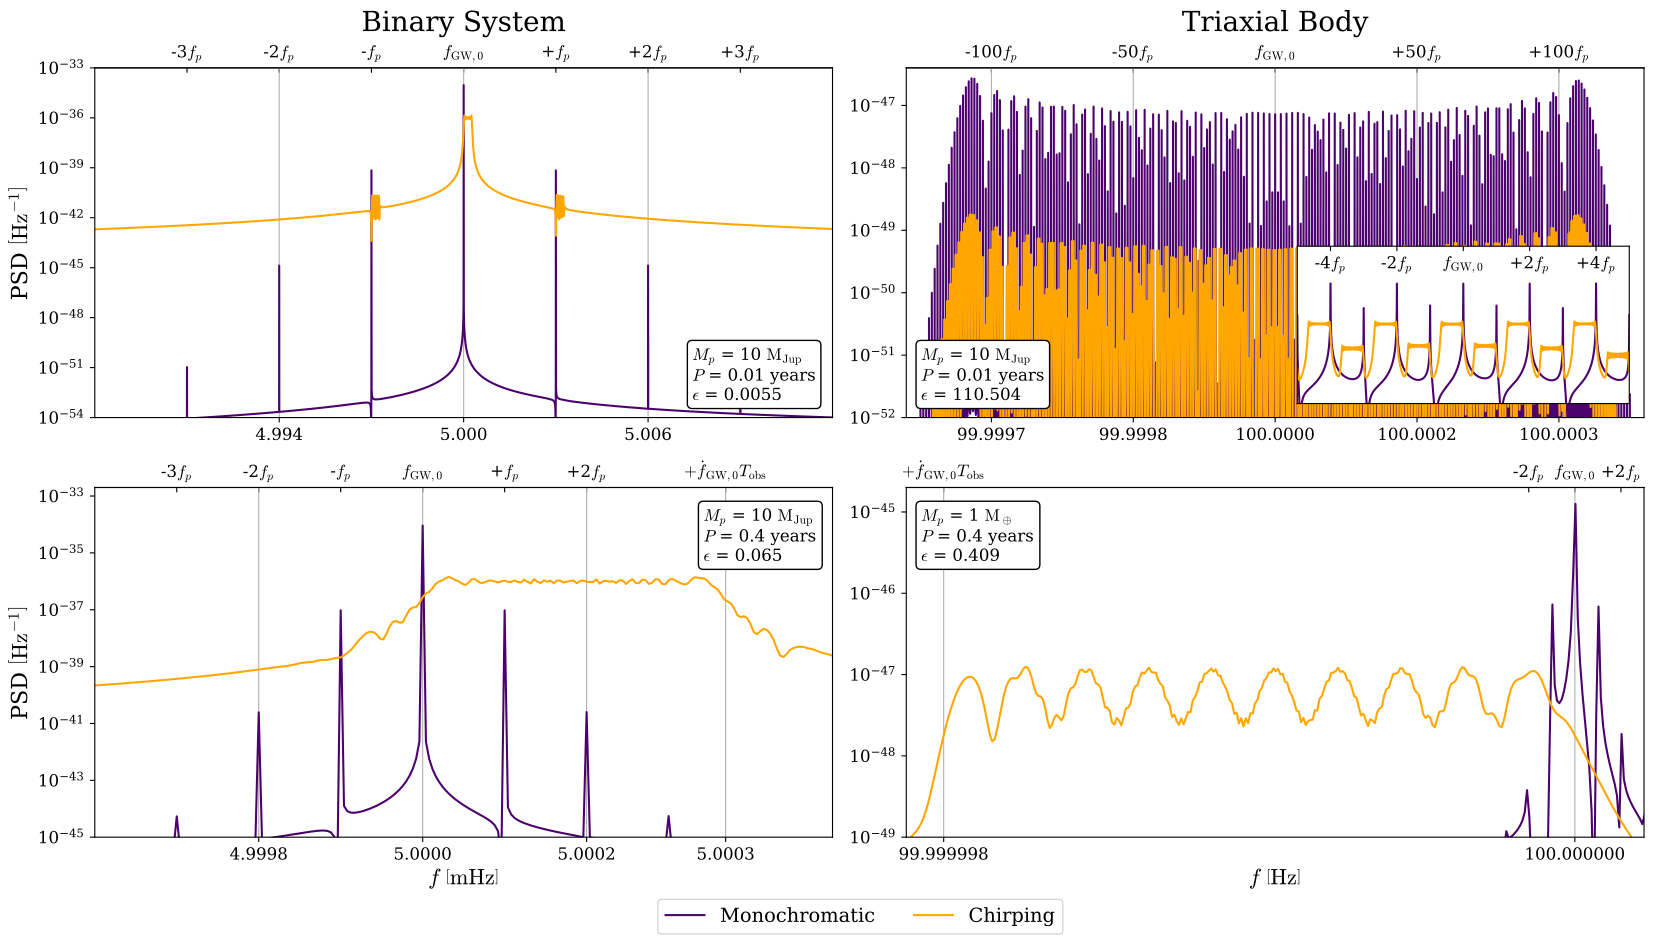

Recreate this plot in Python.
#!/usr/bin/env python3
# -*- coding: utf-8 -*-
"""
Created on Thu Aug 14 09:46:15 2025

@author: cdmcgrat
"""




import numpy as np
from astropy import constants as const, units as u
import matplotlib.pyplot as plt
from matplotlib.ticker import FormatStrFormatter


import sys
sys.path.append('../')
from functions import *



def tick_label_writer(nlist):
    labellist = []
    for n in nlist:
        if n < 0:
            if n == -1:
                labellist += [r'-$f_p$']
            else:
                labellist += [r'{0}$f_p$'.format(n)]
        if n == 0:
            labellist += [r'$f_\mathrm{GW,0}$']
        if n > 0:
            if n == 1:
                labellist += [r'+$f_p$']
            else:
                labellist += [r'+{0}$f_p$'.format(n)]
    return labellist




# -------------------------------------------------------
# Constant across all simulations 
M1   = 0.7*const.M_sun.value    # White dwarf mass 1
M2   = 0.7*const.M_sun.value    # White dwarf mass 2
Msys = M1 + M2                  # Binary system mass

Iz   = 1e38                     # mass quadrupole [m^2 kg]
ep   = 1e-6                     # ellipticity
Mtri = 1.4 * const.M_sun.value  # Neutron star mass


inc    = np.pi/2                # Exoplanet inclination
R      = 2*u.kpc.to(u.m)        # source distance
iota   = 0
psi    = 0
phi0   = 0
phi0_p = 0

norm = "backward"
# -------------------------------------------------------






plt.rcParams['font.family']      = 'serif'
plt.rcParams['font.serif']       = ['DejaVu Serif']
plt.rcParams['mathtext.fontset'] = 'cm'  # <--- default: dejavusans
plt.rcParams['xtick.labelsize']  = 12
plt.rcParams['ytick.labelsize']  = 12



fig, ax = plt.subplot_mosaic([['tl','tr'],['bl','br']], figsize=(20,10))
plt.subplots_adjust(wspace=0.1)

ax['tl'].set_ylabel(r'PSD $\left[\mathrm{Hz}^{-1}\right]$', fontsize=16), ax['bl'].set_ylabel(r'PSD $\left[\mathrm{Hz}^{-1}\right]$', fontsize=16)
ax['bl'].set_xlabel(r'$f \ \left[\mathrm{mHz}\right]$',     fontsize=16), ax['br'].set_xlabel(r'$f \ \left[\mathrm{Hz}\right]$',      fontsize=16)


ax['tl'].set_title('Binary System', fontsize=20, pad=10), ax['tr'].set_title('Triaxial Body', fontsize=20, pad=10)



ax['tl'].xaxis.set_major_formatter(FormatStrFormatter('%.3f')), ax['tr'].xaxis.set_major_formatter(FormatStrFormatter('%.4f'))
ax['bl'].xaxis.set_major_formatter(FormatStrFormatter('%.4f')), ax['br'].xaxis.set_major_formatter(FormatStrFormatter('%.6f'))



 





# ----------------------------------------------------------------------------
# LISA panel simulations 
# ----------------------------------------------------------------------------
# Initial GW frequency
fgw0 = 5e-3

# Observation period
t0   = 0
Tobs = 10*u.year.to(u.s)


# Compute required GW waveform parameters: Chirp-mass, GW amplitude, initial chirp rate
Mc       = Mchirp(M1, M2)
A, dfgw0 = Amp_binary(Mc, R, fgw0), dfgw_dt_binary(Mc, fgw0, 0, t0)

print("Binary System initial chirp rate = {0:0.2f} nHz/year".format((dfgw0*u.Hz**2).to(u.nHz/u.year).value), "\n")





# -------------------------------------------------------
# LISA #1
# -------------------------------------------------------
Mp  = 10*const.M_jup.value   # Exoplanet mass
T_p = 0.01*u.year.to(u.s)      # Exoplanet period
# -------------------------------------------------------
# Exoplanet frequency
f_p = 1/T_p

# Compute the semi-amplitude
K = K_semiamp(T_p, Msys, Mp, inc)

# Monochromatic Waveform
waveform_mono = GWexo(A,iota,psi,phi0,fgw0,0,K,f_p,phi0_p,t0)
# Chirping Waveform
waveform_chirp = GWexo(A,iota,psi,phi0,fgw0,dfgw0,K,f_p,phi0_p,t0)


# -------------- Fourier Transforms ----------------
# --> Calculate the Fourier Transform of Hplus

# Number of terms in the summation to include in the calculation
N = 100

# Frequency range to calculate over.  For a realistic simulation, the frequency resolution is 1/Tobs.
# NOTE: if any of the frequencies land exactly on the carrier frequency or one of the sideband message frequencies,
# then you get a "RuntimeWarning" due to the singularity in the Fourier transform function.  Introducing a
# very *slight* offset can help mitigate that.
freqs = np.arange(fgw0 - 20*f_p, fgw0 + 20*f_p, 1/Tobs) * 1.00000000000001

# # Monochromatic signal
# Hp_FT_mono = M_mono_GW_FT(waveform_mono.Hp_A1, waveform_mono.Hp_A2, waveform_mono.fgw0, waveform_mono.f_p, waveform_mono.epsilon, waveform_mono.phi0, waveform_mono.phi_p, waveform_mono.t0, freqs, Tobs, N)
# # Chirping signal
# Hp_FT_chirp = M_chirp_GW_FT(waveform_chirp.Hp_A1, waveform_chirp.Hp_A2, waveform_chirp.fgw0, waveform_chirp.f_p, waveform_chirp.dfgw0, waveform_chirp.epsilon, waveform_chirp.phi0, waveform_chirp.phi_p, waveform_chirp.t0, freqs, Tobs, N)


# # -------------- PSDs ----------------
# PSD1s_mono_fromFT  = PSD_1s_fromFT(Hp_FT_mono, Tobs).real
# PSD1s_chirp_fromFT = PSD_1s_fromFT(Hp_FT_chirp, Tobs).real

# np.savetxt('./sim_data_files/LISA1_PSD1s_mono_fromFT.txt', PSD1s_mono_fromFT)
# np.savetxt('./sim_data_files/LISA1_PSD1s_chirp_fromFT.txt', PSD1s_chirp_fromFT)


PSD1s_mono_fromFT = np.loadtxt('./sim_data_files/LISA1_PSD1s_mono_fromFT.txt')
PSD1s_chirp_fromFT = np.loadtxt('./sim_data_files/LISA1_PSD1s_chirp_fromFT.txt')

# -------------- Plot ----------------
ax['tl'].semilogy(freqs*u.Hz.to(u.mHz), PSD1s_mono_fromFT,        color='#4b026c', label='Monochromatic')
ax['tl'].semilogy(freqs*u.Hz.to(u.mHz), PSD1s_chirp_fromFT, '-', color='#ffa700', label='Chirping')

# plot text box info
simulation_info = r"$M_p$ = {0:0.0f} $\mathrm{{M}}_\mathrm{{Jup}}$".format(Mp*u.kg.to(const.M_jup))+"\n"+r"$P$ = {0:0.2f} years".format(T_p*u.s.to(u.year))+"\n"+r"$\epsilon$ = {0:0.4f}".format(waveform_mono.epsilon)
ax['tl'].text(0.81, 0.05, simulation_info, fontsize=12, transform=ax['tl'].transAxes, bbox=dict(alpha=1,color='white',boxstyle='round',ec='k'));

n = 4
ax['tl'].set_xlim([10**(np.log10(fgw0 - n*f_p))*u.Hz.to(u.mHz), 10**(np.log10(fgw0 + n*f_p))*u.Hz.to(u.mHz)])
ax['tl'].set_ylim([1e-54, 1e-33])

# Top x-axis
ax2 = ax['tl'].secondary_xaxis('top')
ax2.tick_params(direction="in")

n_ticks = [-3,-2,-1,0,1,2,3]
ax_tick_list       = [(fgw0 + n*f_p)*u.Hz.to(u.mHz) for n in n_ticks]
x_tick_list_labels = tick_label_writer(n_ticks)
ax2.set_xticks(ax_tick_list), ax2.set_xticklabels(x_tick_list_labels)
ax2.minorticks_off()

n_ticks = [-2,0,2]
ax_tick_list = [(fgw0 + n*f_p)*u.Hz.to(u.mHz) for n in n_ticks]
ax['tl'].set_xticks(ax_tick_list), ax['tl'].minorticks_off()
ax['tl'].grid(axis='x')

# ax['tl'].legend(loc='upper right', fontsize=14, ncol=2)
ax['tl'].legend(bbox_to_anchor=(0.75,-1.35), loc='upper left', fontsize=14, ncol=2)

print("K       =", waveform_mono.K)
print("epsilon =", waveform_mono.epsilon, "\n")



# -------------------------------------------------------
# LISA #2
# -------------------------------------------------------
Mp  = 10*const.M_jup.value    # Exoplanet mass
T_p = 0.4*u.year.to(u.s)      # Exoplanet period
# -------------------------------------------------------
# Exoplanet frequency
f_p = 1/T_p

# Compute the semi-amplitude
K = K_semiamp(T_p, Msys, Mp, inc)

# Monochromatic Waveform
waveform_mono = GWexo(A,iota,psi,phi0,fgw0,0,K,f_p,phi0_p,t0)
# Chirping Waveform
waveform_chirp = GWexo(A,iota,psi,phi0,fgw0,dfgw0,K,f_p,phi0_p,t0)


# -------------- Fourier Transforms ----------------
# --> Calculate the Fourier Transform of Hplus

# Number of terms in the summation to include in the calculation
N = 100

# Frequency range to calculate over.  For a realistic simulation, the frequency resolution is 1/Tobs.
# NOTE: if any of the frequencies land exactly on the carrier frequency or one of the sideband message frequencies,
# then you get a "RuntimeWarning" due to the singularity in the Fourier transform function.  Introducing a
# very *slight* offset can help mitigate that.
freqs = np.arange(fgw0 - 20*f_p, fgw0 + 20*f_p, 1/Tobs) * 1.0000000001

# # Monochromatic signal
# Hp_FT_mono = M_mono_GW_FT(waveform_mono.Hp_A1, waveform_mono.Hp_A2, waveform_mono.fgw0, waveform_mono.f_p, waveform_mono.epsilon, waveform_mono.phi0, waveform_mono.phi_p, waveform_mono.t0, freqs, Tobs, N)
# # Chirping signal
# Hp_FT_chirp = M_chirp_GW_FT(waveform_chirp.Hp_A1, waveform_chirp.Hp_A2, waveform_chirp.fgw0, waveform_chirp.f_p, waveform_chirp.dfgw0, waveform_chirp.epsilon, waveform_chirp.phi0, waveform_chirp.phi_p, waveform_chirp.t0, freqs, Tobs, N)


# # -------------- PSDs ----------------
# PSD1s_mono_fromFT  = PSD_1s_fromFT(Hp_FT_mono, Tobs).real
# PSD1s_chirp_fromFT = PSD_1s_fromFT(Hp_FT_chirp, Tobs).real

# np.savetxt('./sim_data_files/LISA2_PSD1s_mono_fromFT.txt', PSD1s_mono_fromFT)
# np.savetxt('./sim_data_files/LISA2_PSD1s_chirp_fromFT.txt', PSD1s_chirp_fromFT)


PSD1s_mono_fromFT = np.loadtxt('./sim_data_files/LISA2_PSD1s_mono_fromFT.txt')
PSD1s_chirp_fromFT = np.loadtxt('./sim_data_files/LISA2_PSD1s_chirp_fromFT.txt')

# -------------- Plot ----------------
ax['bl'].semilogy(freqs*u.Hz.to(u.mHz), PSD1s_mono_fromFT,        color='#4b026c')
ax['bl'].semilogy(freqs*u.Hz.to(u.mHz), PSD1s_chirp_fromFT, '-', color='#ffa700')

# plot text box info
simulation_info = r"$M_p$ = {0:0.0f} $\mathrm{{M}}_\mathrm{{Jup}}$".format(Mp*u.kg.to(const.M_jup))+"\n"+r"$P$ = {0:0.1f} years".format(T_p*u.s.to(u.year))+"\n"+r"$\epsilon$ = {0:0.3f}".format(waveform_mono.epsilon)
ax['bl'].text(0.825, 0.79, simulation_info, fontsize=12, transform=ax['bl'].transAxes, bbox=dict(alpha=1,color='white',boxstyle='round',ec='k'));

#n = 7
ax['bl'].set_xlim([10**(np.log10(fgw0 - 4*f_p))*u.Hz.to(u.mHz), 10**(np.log10(fgw0 + 5*f_p))*u.Hz.to(u.mHz)])
ax['bl'].set_ylim([1e-45, 2e-33])

# Top x-axis
ax2 = ax['bl'].secondary_xaxis('top')
ax2.tick_params(direction="in")

n_ticks = [-3,-2,-1,0,1,2]
ax_tick_list       = [(fgw0 + n*f_p)*u.Hz.to(u.mHz) for n in n_ticks] + [(fgw0 + dfgw0*Tobs)*u.Hz.to(u.mHz)]
x_tick_list_labels = tick_label_writer(n_ticks) + [r'$+ \dot{f}_\mathrm{GW,0} T_\mathrm{obs}$']
ax2.set_xticks(ax_tick_list), ax2.set_xticklabels(x_tick_list_labels)
ax2.minorticks_off()

n_ticks = [-2,0,2]
ax_tick_list = [(fgw0 + n*f_p)*u.Hz.to(u.mHz) for n in n_ticks] + [(fgw0 + dfgw0*Tobs)*u.Hz.to(u.mHz)]
ax['bl'].set_xticks(ax_tick_list), ax['bl'].minorticks_off()
ax['bl'].grid(axis='x')


print("K       =", waveform_mono.K)
print("epsilon =", waveform_mono.epsilon, "\n")











# ----------------------------------------------------------------------------
# LVK panel simulations 
# ----------------------------------------------------------------------------
# Initial GW frequency
fgw0 = 100

# Observation period
t0   = 0
Tobs = 4*u.year.to(u.s)      # NOTE: 10 months = 0.8333 yrs


# Compute required GW waveform parameters: Chirp-mass, GW amplitude, initial chirp rate
A, dfgw0 = Amp_tri(ep, Iz, R, fgw0), dfgw_dt_tri(ep, Iz, fgw0, 0, t0)

print("Triaxial Body initial chirp rate = {0:0.2f} nHz/year".format((dfgw0*u.Hz**2).to(u.nHz/u.year).value), "\n")









# -------------------------------------------------------
# LVK #1
# -------------------------------------------------------
Mp  = 10*const.M_jup.value  # Exoplanet mass
T_p = 0.01*u.year.to(u.s)  # Exoplanet period
# -------------------------------------------------------
# Exoplanet frequency
f_p = 1/T_p

# Compute the semi-amplitude
K = K_semiamp(T_p, Mtri, Mp, inc)

# Monochromatic Waveform
waveform_mono = GWexo(A,iota,psi,phi0,fgw0,0,K,f_p,phi0_p,t0)
# Chirping Waveform
waveform_chirp = GWexo(A,iota,psi,phi0,fgw0,dfgw0,K,f_p,phi0_p,t0)


# -------------- Fourier Transforms ----------------
# --> Calculate the Fourier Transform of Hplus

# Number of terms in the summation to include in the calculation
N = 200

# Frequency range to calculate over.  For a realistic simulation, the frequency resolution is 1/Tobs.
# NOTE: if any of the frequencies land exactly on the carrier frequency or one of the sideband message frequencies,
# then you get a "RuntimeWarning" due to the singularity in the Fourier transform function.  Introducing a
# very *slight* offset can help mitigate that.
freqs = np.arange(fgw0 - 150*f_p, fgw0 + 150*f_p, 1/Tobs) * 1.0000000001

# # Monochromatic signal
# Hp_FT_mono = M_mono_GW_FT(waveform_mono.Hp_A1, waveform_mono.Hp_A2, waveform_mono.fgw0, waveform_mono.f_p, waveform_mono.epsilon, waveform_mono.phi0, waveform_mono.phi_p, waveform_mono.t0, freqs, Tobs, N)
# # Chirping signal
# Hp_FT_chirp = M_chirp_GW_FT(waveform_chirp.Hp_A1, waveform_chirp.Hp_A2, waveform_chirp.fgw0, waveform_chirp.f_p, waveform_chirp.dfgw0, waveform_chirp.epsilon, waveform_chirp.phi0, waveform_chirp.phi_p, waveform_chirp.t0, freqs, Tobs, N)


# # -------------- PSDs ----------------
# PSD1s_mono_fromFT  = PSD_1s_fromFT(Hp_FT_mono, Tobs).real
# PSD1s_chirp_fromFT = PSD_1s_fromFT(Hp_FT_chirp, Tobs).real

# np.savetxt('./sim_data_files/LVK1_PSD1s_mono_fromFT.txt', PSD1s_mono_fromFT)
# np.savetxt('./sim_data_files/LVK1_PSD1s_chirp_fromFT.txt', PSD1s_chirp_fromFT)


PSD1s_mono_fromFT = np.loadtxt('./sim_data_files/LVK1_PSD1s_mono_fromFT.txt')
PSD1s_chirp_fromFT = np.loadtxt('./sim_data_files/LVK1_PSD1s_chirp_fromFT.txt')

# -------------- Plot ----------------
ax['tr'].semilogy(freqs, PSD1s_mono_fromFT,        color='#4b026c')
ax['tr'].semilogy(freqs, PSD1s_chirp_fromFT, '-', color='#ffa700')

# plot text box info
simulation_info = r"$M_p$ = {0:0.0f} $\mathrm{{M}}_\mathrm{{Jup}}$".format(Mp*u.kg.to(const.M_jup))+"\n"+r"$P$ = {0:0.2f} years".format(T_p*u.s.to(u.year))+"\n"+r"$\epsilon$ = {0:0.3f}".format(waveform_mono.epsilon)
ax['tr'].text(0.02, 0.05, simulation_info, fontsize=12, transform=ax['tr'].transAxes, bbox=dict(alpha=1,color='white',boxstyle='round',ec='k'));

n = 130
ax['tr'].set_xlim([10**(np.log10(fgw0 - n*f_p)), 10**(np.log10(fgw0 + n*f_p))])
ax['tr'].set_ylim([1e-52, 4e-47])

# Top x-axis
ax2 = ax['tr'].secondary_xaxis('top')
ax2.tick_params(direction="in")

n_ticks = [-100,-50,0,50,100]
ax_tick_list       = [(fgw0 + n*f_p) for n in n_ticks]
x_tick_list_labels = tick_label_writer(n_ticks)
ax2.set_xticks(ax_tick_list), ax2.set_xticklabels(x_tick_list_labels)
ax2.minorticks_off()

n_ticks = [-100,-50,0,50,100]
ax_tick_list = [(fgw0 + n*f_p) for n in n_ticks]
ax['tr'].set_xticks(ax_tick_list), ax['tr'].minorticks_off()
ax['tr'].grid(axis='x')




# Create the inset graph
axins = ax['tr'].inset_axes([0.53, 0.04, 0.45, 0.45], xlim=(fgw0 - 5*f_p, fgw0 + 5*f_p), ylim=(1e-54, 1e-45)) # <--[x0, y0, width, height]
axins.semilogy(freqs, PSD1s_mono_fromFT,        color='#4b026c')
axins.semilogy(freqs, PSD1s_chirp_fromFT, '-', color='#ffa700')

n_ticks = [-4,-2,0,2,4]
ax_tick_list       = [(fgw0 + n*f_p) for n in n_ticks]
x_tick_list_labels = tick_label_writer(n_ticks)
axins.set_xticks(ax_tick_list), axins.set_xticklabels(x_tick_list_labels), axins.tick_params(top=True, labeltop=True, bottom=False, labelbottom=False, direction='in', pad=-20)
axins.set_yticks([]); axins.minorticks_off(); 
# ax['tr'].indicate_inset_zoom(axins);


print("K       =", waveform_mono.K)
print("epsilon =", waveform_mono.epsilon, "\n")






# -------------------------------------------------------
# LVK #2
# -------------------------------------------------------
Mp   = 1*const.M_earth.value #0.001*const.M_jup.value  # Exoplanet mass
T_p  = 0.4*u.year.to(u.s)     # Exoplanet period
# -------------------------------------------------------
# Exoplanet frequency
f_p = 1/T_p

# Compute the semi-amplitude
K = K_semiamp(T_p, Mtri, Mp, inc)

# Monochromatic Waveform
waveform_mono = GWexo(A,iota,psi,phi0,fgw0,0,K,f_p,phi0_p,t0)
# Chirping Waveform
waveform_chirp = GWexo(A,iota,psi,phi0,fgw0,dfgw0,K,f_p,phi0_p,t0)


# -------------- Fourier Transforms ----------------
# --> Calculate the Fourier Transform of Hplus

# Number of terms in the summation to include in the calculation
N = 100

# Frequency range to calculate over.  For a realistic simulation, the frequency resolution is 1/Tobs.
# NOTE: if any of the frequencies land exactly on the carrier frequency or one of the sideband message frequencies,
# then you get a "RuntimeWarning" due to the singularity in the Fourier transform function.  Introducing a
# very *slight* offset can help mitigate that.
freqs = np.arange(fgw0 - 60*f_p, fgw0 + 60*f_p, 1/Tobs) * 1.0000000001

# # Monochromatic signal
# Hp_FT_mono = M_mono_GW_FT(waveform_mono.Hp_A1, waveform_mono.Hp_A2, waveform_mono.fgw0, waveform_mono.f_p, waveform_mono.epsilon, waveform_mono.phi0, waveform_mono.phi_p, waveform_mono.t0, freqs, Tobs, N)
# # Chirping signal
# Hp_FT_chirp = M_chirp_GW_FT(waveform_chirp.Hp_A1, waveform_chirp.Hp_A2, waveform_chirp.fgw0, waveform_chirp.f_p, waveform_chirp.dfgw0, waveform_chirp.epsilon, waveform_chirp.phi0, waveform_chirp.phi_p, waveform_chirp.t0, freqs, Tobs, N)


# # -------------- PSDs ----------------
# PSD1s_mono_fromFT  = PSD_1s_fromFT(Hp_FT_mono, Tobs).real
# PSD1s_chirp_fromFT = PSD_1s_fromFT(Hp_FT_chirp, Tobs).real


# np.savetxt('./sim_data_files/LVK2_PSD1s_mono_fromFT.txt', PSD1s_mono_fromFT)
# np.savetxt('./sim_data_files/LVK2_PSD1s_chirp_fromFT.txt', PSD1s_chirp_fromFT)


PSD1s_mono_fromFT = np.loadtxt('./sim_data_files/LVK2_PSD1s_mono_fromFT.txt')
PSD1s_chirp_fromFT = np.loadtxt('./sim_data_files/LVK2_PSD1s_chirp_fromFT.txt')

# -------------- Plot ----------------
ax['br'].semilogy(freqs, PSD1s_mono_fromFT,        color='#4b026c')
ax['br'].semilogy(freqs, PSD1s_chirp_fromFT, '-', color='#ffa700')

# plot text box info

# simulation_info = r"$M_p$ = {0:0.2f} $\mathrm{{M}}_\mathrm{{Jup}}$".format(Mp*u.kg.to(const.M_jup))+"\n"+r"$P$ = {0:0.2f} years".format(T_p*u.s.to(u.year))+"\n"+r"$\epsilon$ = {0:0.3f}".format(waveform_mono.epsilon)
simulation_info = r"$M_p$ = {0:0.0f} $\mathrm{{M}}_\oplus$".format(Mp*u.kg.to(const.M_earth))+"\n"+r"$P$ = {0:0.1f} years".format(T_p*u.s.to(u.year))+"\n"+r"$\epsilon$ = {0:0.3f}".format(waveform_mono.epsilon)
ax['br'].text(0.02, 0.79, simulation_info, fontsize=12, transform=ax['br'].transAxes, bbox=dict(alpha=1,color='white',boxstyle='round',ec='k'));

# n = 10
ax['br'].set_xlim([10**(np.log10(fgw0 - 29*f_p)), 10**(np.log10(fgw0 + 3*f_p))])
ax['br'].set_ylim([1e-49, 2e-45])

# Top x-axis
ax2 = ax['br'].secondary_xaxis('top')
ax2.tick_params(direction="in")

n_ticks = [-2,0,2]
ax_tick_list       = [(fgw0 + n*f_p) for n in n_ticks] + [fgw0 + dfgw0*Tobs]
x_tick_list_labels = tick_label_writer(n_ticks) + [r'$+ \dot{f}_\mathrm{GW,0} T_\mathrm{obs}$']
ax2.set_xticks(ax_tick_list), ax2.set_xticklabels(x_tick_list_labels)
ax2.minorticks_off()

n_ticks = [0]
ax_tick_list = [(fgw0 + n*f_p) for n in n_ticks] + [fgw0 + dfgw0*Tobs]
ax['br'].set_xticks(ax_tick_list), ax['br'].minorticks_off()
ax['br'].grid(axis='x')



print("K       =", waveform_mono.K)
print("epsilon =", waveform_mono.epsilon, "\n")







# plt.savefig('./signal_power-EDITS.pdf', bbox_inches='tight')

plt.show();
